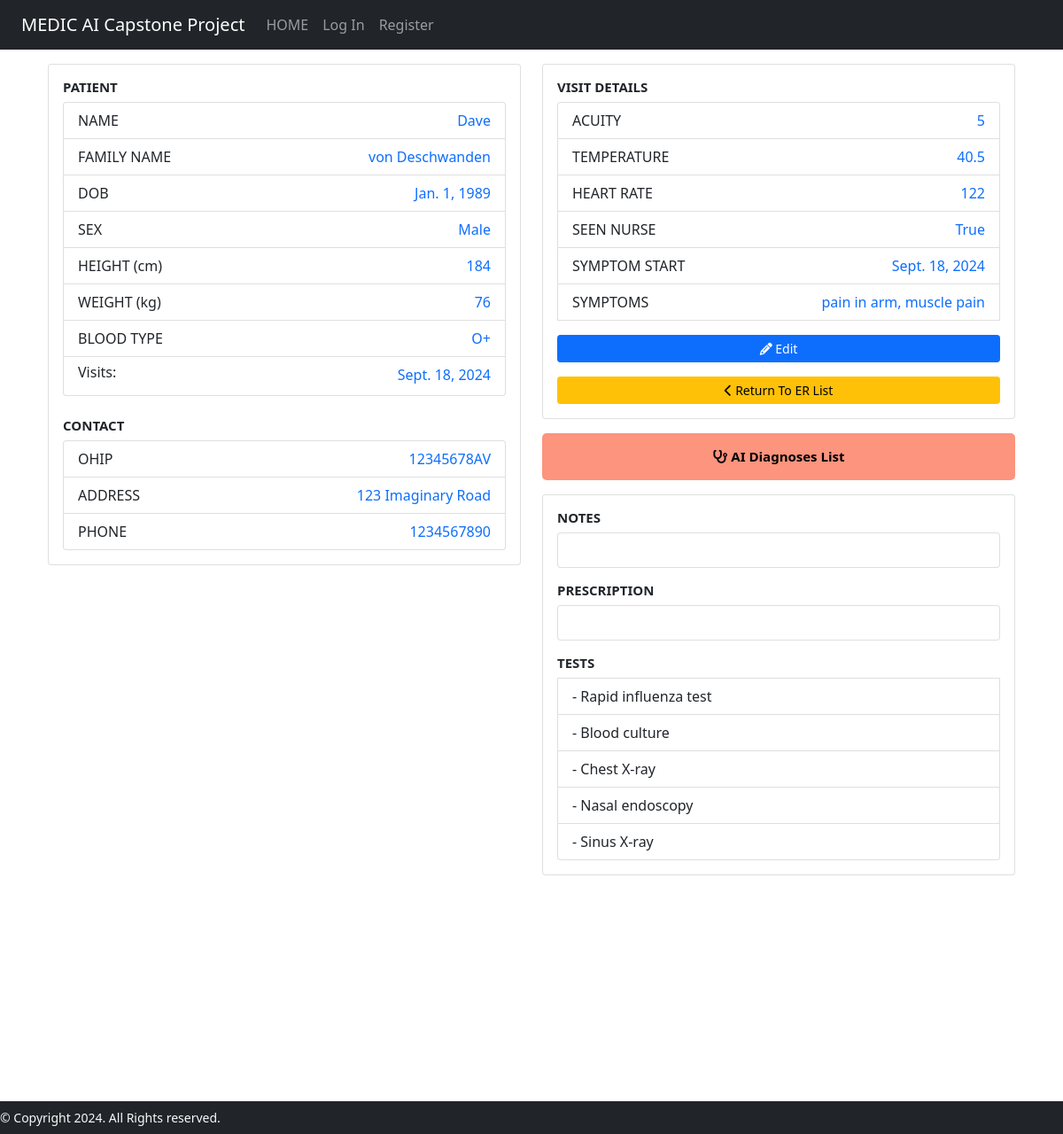
Screenshot of /patientinfo/1 with the database file from the repository.
### medicAI/models.py (models this page shows, shortened)
class Patient(models.Model):
    BLOOD_TYPE = [
        ('AB+', 'AB+'),
        ('AB-', 'AB-'),
        ('A+', 'A+'),
        ('A-', 'A-'),
        ('B+', 'B+'),
        ('B-', 'B-'),
        ('O+', 'O+'),
        ('O-', 'O-'),
    ]
    SEX_CHOICES = [
        ('Male', 'Male'),
        ('Female', 'Female'),
        ('Other', 'Other'),
    ]
    first_name = models.CharField(max_length=64)
    last_name = models.CharField(max_length=64)
    dob = models.DateField()
    address = models.CharField(max_length=64, blank=True)
    phone_number = models.CharField(max_length=10, blank=True)
    height = models.IntegerField(blank=True)
    weight = models.IntegerField(blank=True)
    sex = models.CharField(max_length=6, choices=SEX_CHOICES)
    ohip = models.CharField(max_length=12)
    blood_type = models.CharField(
        max_length=3,
        choices=BLOOD_TYPE,
        default="",
        blank=True
    )

class Hospital_Visit(models.Model):
    ACUITY_CHOICES = [
        ('1', '1'),
        ('2', '2'),
        ('3', '3'),
        ('4', '4'),
        ('5', '5'),
    ]
    patient = models.ForeignKey(Patient, on_delete=models.CASCADE)
    symptom_start_date = models.DateField(default=timezone.now, blank=True)
    acuity = models.CharField(max_length=1, choices=ACUITY_CHOICES, default='5')
    temperature = models.DecimalField(
        max_digits=3,
        decimal_places=1,
        null=True,
        blank=True,
        validators=[MinValueValidator(30), MaxValueValidator(45)]
    )
    heart_rate = models.IntegerField(null=True, blank=True)
    prescription = models.CharField(max_length=200, blank=True)
    diagnosis = models.CharField(max_length=200, blank=True)
    seen_nurse = models.BooleanField(default=False)
    er_doctor = models.ForeignKey(User, on_delete=models.CASCADE, null=True)
    symptoms = models.CharField(max_length=500, null=True, blank=True)

class Medical_Test(models.Model):
    hospital_visit = models.ForeignKey(Hospital_Visit, on_delete=models.CASCADE)
    date = models.DateField(default=timezone.now, blank=False)
    test_name = models.CharField(max_length=200, null=False, blank=False)
    test_notes = models.CharField(max_length=500, null=True, blank=True)

### medicAI/views.py (the view)
# urls.py: path("patientinfo/<str:patient_id>", views.patient_info, name="patientinfo"),
def patient_info(request, patient_id):
    patient = Patient.objects.get(pk=patient_id)
    visit_list = Hospital_Visit.objects.filter(patient=patient_id).order_by('-symptom_start_date')
    most_recent_visit = visit_list.first()
    tests = Medical_Test.objects.filter(hospital_visit=most_recent_visit)
    current_patient = request.session['current_patient'] = patient_id
    context= {
        'patient': patient,
        'visit_list' : visit_list,
        'current_visit': most_recent_visit,
        'tests': tests
    }
    return render(request, "medicAI/patientinfo.html", context)

### medicAI/templates/medicAI/patientinfo.html
{% extends "medicAI/layout.html" %}
{% block body %}
<div class="container" style="margin-top: 1rem; margin-bottom: 3rem;">
    <div class="row">
        <div class="col-md-6">
            <div class="card" style="margin-bottom: 1rem;">
                <div class="card-body">
                    <h5 class="card-title" style="font-size: 15px; font-weight: bold;">PATIENT</h5>
                    <ul class="list-group">
                        <li class="list-group-item">
                            <span style="float: left;">NAME</span>
                            <span class="text-primary" style="float: right;">{{ patient.first_name }}</span>
                        </li>
                        <li class="list-group-item">
                            <span style="float: left;">FAMILY NAME</span>
                            <span class="text-primary" style="float: right;">{{ patient.last_name }}</span>
                        </li>
                        <li class="list-group-item">
                            <span style="float: left;">DOB</span>
                            <span class="text-primary" style="float: right;">{{ patient.dob }}</span>
                        </li>
                        <li class="list-group-item">
                            <span style="float: left;">SEX</span>
                            <span class="text-primary" style="float: right;">{{ patient.sex }}</span>
                        </li>
                        <li class="list-group-item">
                            <span style="float: left;">HEIGHT (cm)</span>
                            <span class="text-primary" style="float: right;">{{ patient.height }}</span>
                        </li>
                        <li class="list-group-item">
                            <span style="float: left;">WEIGHT (kg)</span>
                            <span class="text-primary" style="float: right;">{{ patient.weight }}</span>
                            </li>
                        <li class="list-group-item">
                            <span style="float: left;">BLOOD TYPE</span>
                            <span class="text-primary" style="float: right;">{{ patient.blood_type }}</span></li>
                        <li class="list-group-item" style="display: inline-block;">
                            <h6 style="float: left;">Visits:</h6>
                            <ul class="list-group text-primary" style="list-style-type: none; padding-left: 0;float: right;">
                                {% for visit in visit_list %}
                                <li>{{ visit.symptom_start_date }}</li>
                                {% endfor %}
                            </ul>
                        </li>
                    </ul>
                    <br/>
                    <h5 class="card-title" style="font-size: 15px; font-weight: bold;">CONTACT</h5>
                    <ul class="list-group">
                        <li class="list-group-item"><span style="float: left;">OHIP</span><span class="text-primary" style="float: right;">{{ patient.ohip }}</span></li>
                        <li class="list-group-item"><span style="float: left;">ADDRESS</span><span class="text-primary" style="float: right;">{{ patient.address }}</span></li>
                        <li class="list-group-item"><span style="float: left;">PHONE</span><span class="text-primary" style="float: right;">{{ patient.phone_number }}</span></li>
                </div>
            </div>
        </div>
        <div class="col-md-6">
            <div class="card" style="margin-bottom: 1rem;">
                <div class="card-body">
                    <h5 class="card-title" style="font-size: 15px; font-weight: bold;">VISIT DETAILS</h5>
                    <ul class="list-group">
                        <li class="list-group-item">
                            <span style="float: left;">ACUITY</span>
                            <span class="text-primary" style="float: right;">{{ current_visit.acuity }}</span>
                        </li>
                        <li class="list-group-item">
                            <span style="float: left;">TEMPERATURE</span>
                            <span class="text-primary" style="float: right;">{{ current_visit.temperature }}</span>
                        </li>
                        <li class="list-group-item">
                            <span style="float: left;">HEART RATE</span>
                            <span class="text-primary" style="float: right;">{{ current_visit.heart_rate }}</span>
                        </li>
                        <li class="list-group-item">
                            <span style="float: left;">SEEN NURSE</span>
                            <span class="text-primary" style="float: right;">{{ current_visit.seen_nurse }}</span>
                        </li>
                        <li class="list-group-item">
                            <span style="float: left;">SYMPTOM START</span>
                            <span class="text-primary" style="float: right;">{{ current_visit.symptom_start_date }}</span>
                        </li>
                        <li class="list-group-item">
                            <span style="float: left;">SYMPTOMS</span>
                            <span class="text-primary" style="float: right;">{{ current_visit.symptoms }}</span>
                        </li>
                        <a href="{% url 'editpatientinfo' patient_id=patient.id %}" class="btn btn-primary btn-sm" style="margin-top: 1rem;"><i class="fas fa-pencil-alt"></i> Edit</a>
                        <a href="{% url 'patientlist' %}" class="btn btn-warning btn-sm" style="margin-top: 1rem;"><i class="fas fa-chevron-left"></i> Return To ER List</a>
                    </ul>
                </div>
            </div>
            <div class="card" style="border: none; border-radius: 5px; margin-bottom: 1rem;">
                <a href="{% url 'diagnosis' patient_id=patient.id %}" class="btn btn-primary btn-block"
                    style="background-color: #FC947E; color: black; padding: 15px 72px; border: none; border-radius: 5px; font-weight: bold; font-size: 15px;">
                    <i class="fas fa-stethoscope"></i> AI Diagnoses List
                </a>
            </div>
            <div class="card">
                <div class="card-body">
                    <h5 class="card-title" style="font-size: 15px; font-weight: bold;">NOTES</h5>
                    <ul class="list-group">
                        <li class="list-group-item" style="height: 2.5rem;">{{ current_visit.diagnosis }}</li>
                    </ul>
                    <h5 class="card-title" style="font-size: 15px; font-weight: bold; margin-top: 1rem;">PRESCRIPTION</h5>
                    <ul class="list-group">
                        <li class="list-group-item" style="height: 2.5rem;"> {{ current_visit.prescription }}</li>
                    </ul>
                    <ul class="list-group">
                        <h5 class="card-title" style="font-size: 15px; font-weight: bold; margin-top: 1rem;">TESTS</h5>
                        {% for test in tests %}
                            <li class="list-group-item">- {{ test.test_name }}</li>
                        {% endfor %}
                    </ul>
                </div>
            </div>
        </div>
    </div>
</div>
{% endblock %}

### medicAI/static/medicAI/styles.css (style rules this page uses)
body { min-height: 80rem; }
.card { border: none; border-radius: 5px; background-color: #E8E5E4; }
.list-group-item { display: inline-block; }

### rows the page displays
Patient: first_name "Dave", last_name "von Deschwanden", dob "Jan. 1, 1989", sex "Male", height "184", weight "76", blood_type "O+", ohip "12345678AV", address "123 Imaginary Road", phone_number "1234567890"
Hospital_Visit: symptom_start_date "Sept. 18, 2024", acuity "5", temperature "40.5", heart_rate "122", seen_nurse "True", symptoms "pain in arm, muscle pain"
Medical_Test: test_name "Rapid influenza test"
Medical_Test: test_name "Blood culture"
Medical_Test: test_name "Chest X-ray"
Medical_Test: test_name "Nasal endoscopy"
Medical_Test: test_name "Sinus X-ray"
